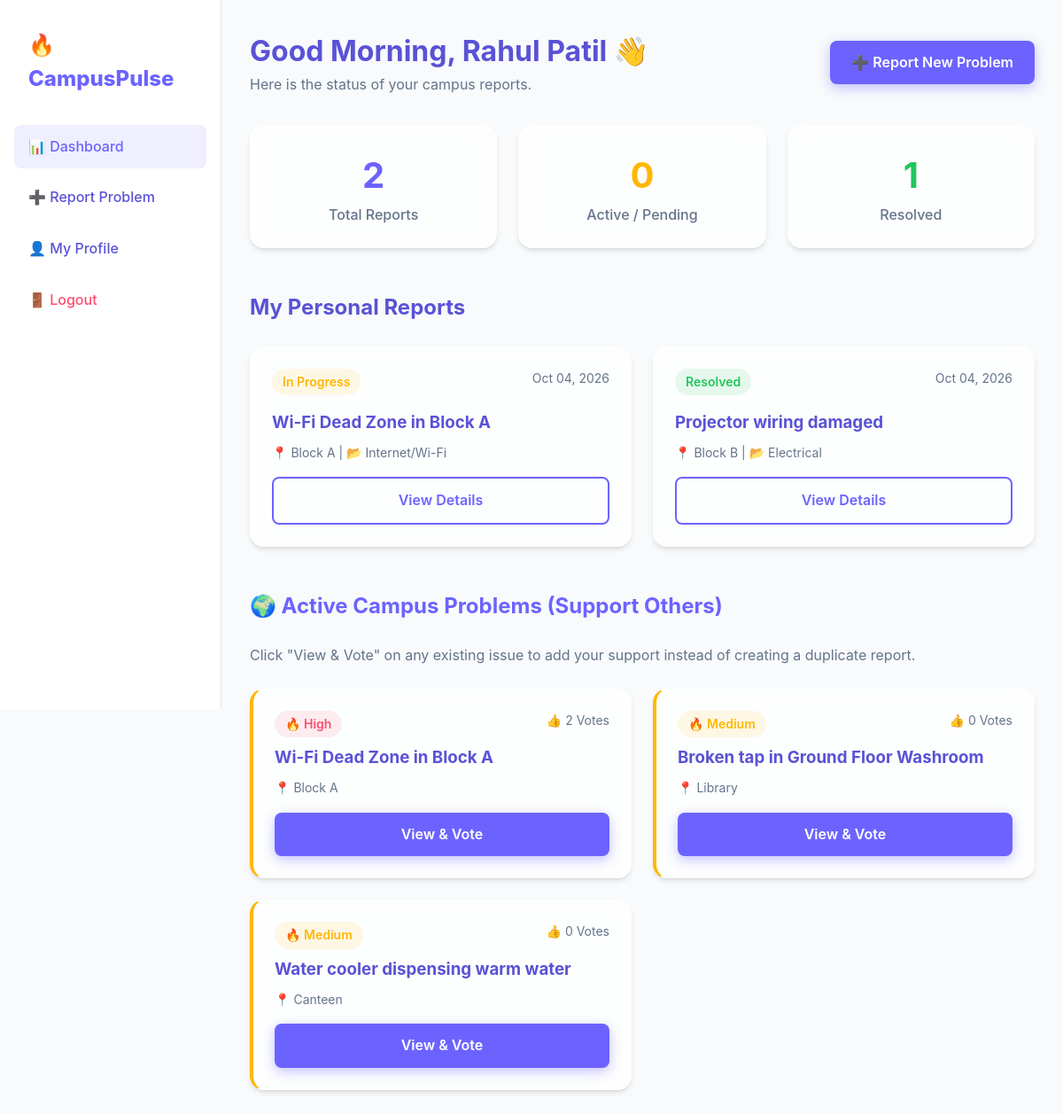
The page /student_dashboard.php (signed in) on the database its author committed.
### tables this page shows
CREATE TABLE `complaints` (
  `id` int(11) NOT NULL,
  `student_id` int(11) NOT NULL,
  `category_id` int(11) NOT NULL,
  `location_id` int(11) NOT NULL,
  `title` varchar(150) NOT NULL,
  `description` text NOT NULL,
  `photo` varchar(255) DEFAULT NULL,
  `severity` enum('Low','Medium','High','Critical') NOT NULL,
  `status` enum('Pending','Under Review','In Progress','Resolved','Rejected') DEFAULT 'Pending',
  `priority_score` int(11) DEFAULT 0,
  `is_anonymous` tinyint(1) DEFAULT 1,
  `created_at` timestamp NOT NULL DEFAULT current_timestamp(),
  `updated_at` timestamp NOT NULL DEFAULT current_timestamp() ON UPDATE current_timestamp(),
  `resolved_at` timestamp NULL DEFAULT NULL
);

CREATE TABLE `locations` (
  `id` int(11) NOT NULL,
  `name` varchar(100) NOT NULL,
  `map_x_coord` int(11) DEFAULT 0,
  `map_y_coord` int(11) DEFAULT 0,
  `created_at` timestamp NOT NULL DEFAULT current_timestamp()
);

CREATE TABLE `categories` (
  `id` int(11) NOT NULL,
  `name` varchar(50) NOT NULL,
  `icon` varchar(50) NOT NULL,
  `created_at` timestamp NOT NULL DEFAULT current_timestamp()
);

### student_dashboard.php (the view, shortened to what this page needs)
<?php
require_once 'config/database.php';
$student_id = $_SESSION['student_id'];
$stats = $pdo->prepare("
    SELECT
        COUNT(*) as total,
        SUM(CASE WHEN status = 'Pending' OR status = 'Under Review' THEN 1 ELSE 0 END) as active,
        SUM(CASE WHEN status = 'Resolved' THEN 1 ELSE 0 END) as resolved
    FROM complaints WHERE student_id = ?
");
$stats->execute([$student_id]);
$my_stats = $stats->fetch();
$complaints = $pdo->prepare("
    SELECT c.*, cat.name as category_name, l.name as location_name
    FROM complaints c
    JOIN categories cat ON c.category_id = cat.id
    JOIN locations l ON c.location_id = l.id
    WHERE c.student_id = ?
    ORDER BY c.created_at DESC
");
$complaints->execute([$student_id]);
$my_complaints = $complaints->fetchAll();
$all_active = $pdo->query("
    SELECT c.*, cat.name as category_name, l.name as location_name,
           (SELECT COUNT(*) FROM complaint_votes WHERE complaint_id = c.id) as vote_count
    FROM complaints c
    JOIN categories cat ON c.category_id = cat.id
    JOIN locations l ON c.location_id = l.id
    WHERE c.status NOT IN ('Resolved', 'Rejected')
    ORDER BY c.priority_score DESC
")->fetchAll();
include 'includes/header.php';
include 'includes/student_sidebar.php';
?>
<div class="main-content">
    <div style="display: flex; justify-content: space-between; align-items: center; margin-bottom: 2rem;">
        <div>
            <h1 style="font-size: 2rem;">Good Morning, <?php echo htmlspecialchars($_SESSION['name']); ?> 👋</h1>
            <p style="color: var(--text-muted);">Here is the status of your campus reports.</p>
        </div>
        <a href="report_problem.php" class="btn btn-primary">➕ Report New Problem</a>
    </div>
    <div style="display: grid; grid-template-columns: repeat(auto-fit, minmax(200px, 1fr)); gap: 1.5rem; margin-bottom: 3rem;">
        <div class="glass-panel" style="padding: 1.5rem; text-align: center;">
            <h2 style="font-size: 2.5rem; color: var(--primary);"><?php echo $my_stats['total'] ?? 0; ?></h2>
            <p style="color: var(--text-muted); font-weight: 500;">Total Reports</p>
        </div>
        <div class="glass-panel" style="padding: 1.5rem; text-align: center;">
            <h2 style="font-size: 2.5rem; color: var(--accent);"><?php echo $my_stats['active'] ?? 0; ?></h2>
            <p style="color: var(--text-muted); font-weight: 500;">Active / Pending</p>
        </div>
        <div class="glass-panel" style="padding: 1.5rem; text-align: center;">
            <h2 style="font-size: 2.5rem; color: var(--success);"><?php echo $my_stats['resolved'] ?? 0; ?></h2>
            <p style="color: var(--text-muted); font-weight: 500;">Resolved</p>
        </div>
    </div>
    <h2 style="margin-bottom: 1.5rem;">My Personal Reports</h2>
    <?php if(empty($my_complaints)): ?>
        <div class="glass-panel" style="padding: 3rem; text-align: center; margin-bottom: 3rem;">
            <div style="font-size: 4rem; margin-bottom: 1rem;">🌱</div>
            <h3>Your campus is looking good!</h3>
            <p style="color: var(--text-muted); margin-bottom: 1.5rem;">You haven't reported any problems yet.</p>
        </div>
    <?php else: ?>
        <div style="display: grid; grid-template-columns: repeat(auto-fit, minmax(300px, 1fr)); gap: 1.5rem; margin-bottom: 3rem;">
            <?php foreach($my_complaints as $comp): ?>
                <div class="glass-panel" style="padding: 1.5rem; display: flex; flex-direction: column;">
                    <div style="display: flex; justify-content: space-between; margin-bottom: 1rem;">
                        <span class="badge badge-<?php echo strtolower($comp['status'] === 'Resolved' ? 'resolved' : 'medium'); ?>">
                            <?php echo $comp['status']; ?>
                        </span>
                        <span style="color: var(--text-muted); font-size: 0.875rem;">
                            <?php echo date('M d, Y', strtotime($comp['created_at'])); ?>
                        </span>
                    </div>
                    <h3 style="margin-bottom: 0.5rem;"><?php echo htmlspecialchars($comp['title']); ?></h3>
                    <p style="color: var(--text-muted); font-size: 0.875rem; margin-bottom: 1rem; flex-grow: 1;">
                        📍 <?php echo htmlspecialchars($comp['location_name']); ?> | 📂 <?php echo htmlspecialchars($comp['category_name']); ?>
                    </p>
                    <a href="complaint_details.php?id=<?php echo $comp['id']; ?>" class="btn btn-outline" style="width: 100%; text-align: center;">View Details</a>
                </div>
            <?php endforeach; ?>
        </div>
    <?php endif; ?>
    <h2 style="margin-bottom: 1.5rem; color: var(--primary);">🌍 Active Campus Problems (Support Others)</h2>
    <p style="color: var(--text-muted); margin-bottom: 1.5rem;">Click "View & Vote" on any existing issue to add your support instead of creating a duplicate report.</p>
    <div style="display: grid; grid-template-columns: repeat(auto-fit, minmax(300px, 1fr)); gap: 1.5rem;">
        <?php foreach($all_active as $ac): ?>
            <div class="glass-panel" style="padding: 1.5rem; display: flex; flex-direction: column; border-left: 4px solid var(--accent);">
                <div style="display: flex; justify-content: space-between; margin-bottom: 0.5rem;">
                    <span class="badge badge-<?php echo strtolower($ac['severity']); ?>">🔥 <?php echo $ac['severity']; ?></span>
                    <span style="font-size: 0.875rem; color: var(--text-muted);">👍 <?php echo $ac['vote_count']; ?> Votes</span>
                </div>
                <h3 style="margin-bottom: 0.5rem;"><?php echo htmlspecialchars($ac['title']); ?></h3>
                <p style="color: var(--text-muted); font-size: 0.875rem; margin-bottom: 1rem; flex-grow: 1;">
                    📍 <?php echo htmlspecialchars($ac['location_name']); ?>
                </p>
                <a href="complaint_details.php?id=<?php echo $ac['id']; ?>" class="btn btn-primary" style="width: 100%; text-align: center;">View & Vote</a>
            </div>
        <?php endforeach; ?>
    </div>
</div>
</body>
</html>

### assets/css/style.css (style rules this page uses)
:root { --primary: #6C63FF; --primary-hover: #5a52d5; --secondary: #00C2A8; --accent: #FFB703; --danger: #FF4D6D; --success: #22c55e; --warning: #f59e0b; --bg-color: #F8FAFC; --text-main: #5a52d5; --text-muted: #64748b; --card-bg: #ffffff; --glass-bg: rgba(255, 255, 255, 0.7); --glass-border: rgba(255, 255, 255, 0.3); --border-color: #e2e8f0; --shadow-sm: 0 1px 2px 0 rgb(0 0 0 / 0.05); --shadow-md: 0 4px 6px -1px rgb(0 0 0 / 0.1), 0 2px 4px -2px rgb(0 0 0 / 0.1); --shadow-lg: 0 10px 15px -3px rgb(0 0 0 / 0.1), 0 4px 6px -4px rgb(0 0 0 / 0.1); --font-family: 'Inter', 'Segoe UI', system-ui, -apple-system, sans-serif; }
* { margin: 0; padding: 0; box-sizing: border-box; }
body { font-family: var(--font-family); background-color: var(--bg-color); color: var(--text-main); line-height: 1.6; transition: background-color 0.3s ease, color 0.3s ease; overflow-x: hidden; }
a { text-decoration: none; color: var(--primary); transition: 0.2s ease; }
.glass-panel { background: var(--glass-bg); backdrop-filter: blur(12px); -webkit-backdrop-filter: blur(12px); border: 1px solid var(--glass-border); box-shadow: var(--shadow-md); border-radius: 16px; }
.btn { display: inline-flex; align-items: center; justify-content: center; padding: 0.75rem 1.5rem; border-radius: 8px; font-weight: 600; cursor: pointer; border: none; transition: all 0.2s ease; gap: 0.5rem; }
.btn-primary { background-color: var(--primary); color: white; box-shadow: 0 4px 14px 0 rgba(108, 99, 255, 0.39); }
.btn-outline { background: transparent; border: 2px solid var(--primary); color: var(--primary); }
.badge { padding: 0.25rem 0.75rem; border-radius: 9999px; font-size: 0.875rem; font-weight: 600; display: inline-block; }
.badge-high { background: rgba(255, 77, 109, 0.1); color: var(--danger); }
.badge-medium { background: rgba(255, 183, 3, 0.1); color: var(--accent); }
.badge-resolved { background: rgba(34, 197, 94, 0.1); color: var(--success); }

### includes/student_sidebar.php (style rules this page uses)
.main-content { margin-left: 250px; padding: 2rem; min-height: 100vh; }

### rows shown on the page
complaints: status "In Progress", created_at "Oct 04, 2026", title "Wi-Fi Dead Zone in Block A", location.name "Block A", category.name "Internet/Wi-Fi", $comp['id'] 1 (drawn), severity "High", vote_count "2", $ac['id'] 1 (drawn)
complaints: status "Resolved", created_at "Oct 04, 2026", title "Projector wiring damaged", location.name "Block B", category.name "Electrical"
complaints: severity "Medium", vote_count "0", title "Broken tap in Ground Floor Washroom", location.name "Library"
complaints: severity "Medium", vote_count "0", title "Water cooler dispensing warm water", location.name "Canteen"

### other values the page prints
APP_NAME "CampusPulse"
$_SESSION['name'] "Rahul Patil"
$my_stats['total'] "2"
$my_stats['active'] "0"
$my_stats['resolved'] "1"
